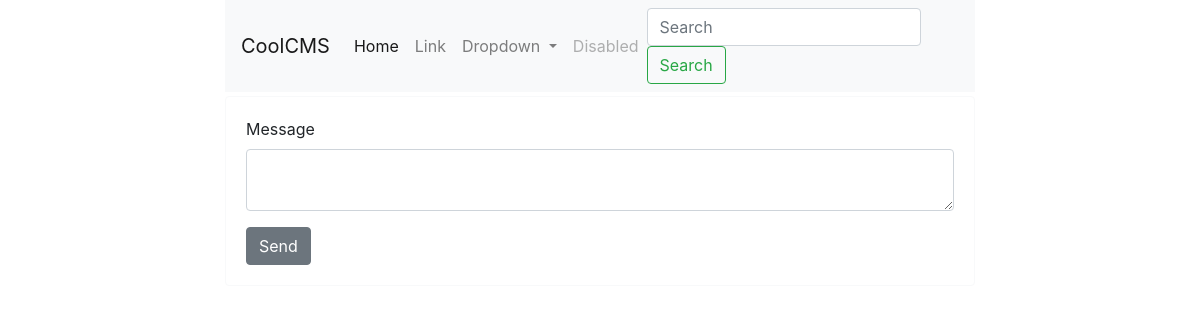
The app's page /chat.php, older data.
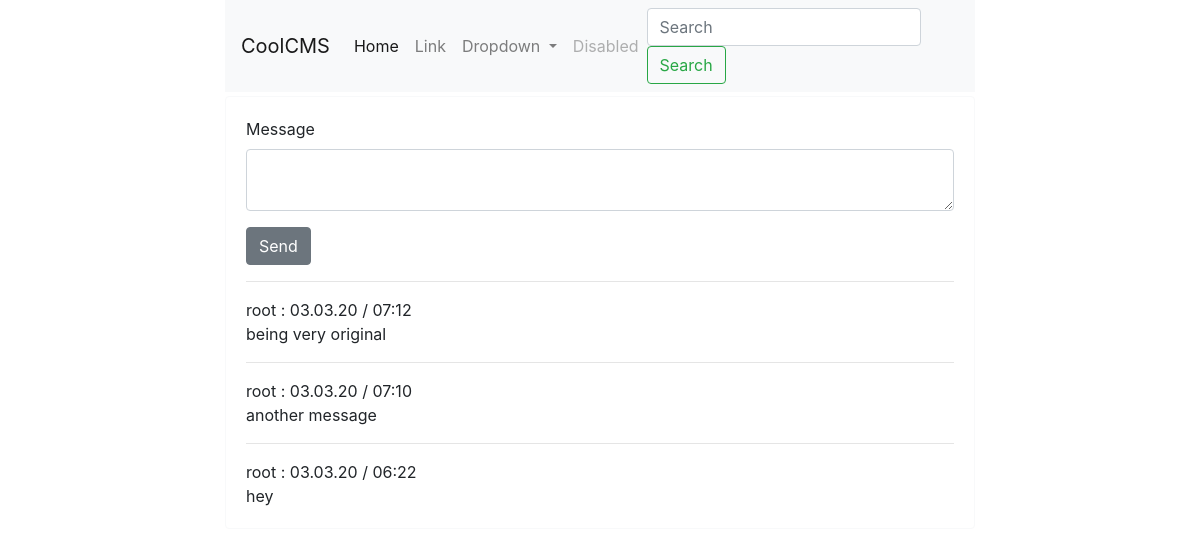
The same page, newer data.
### tables this page shows
CREATE TABLE `chat` (
  `id` int(10) UNSIGNED NOT NULL,
  `user_id` int(10) NOT NULL,
  `message` text NOT NULL,
  `time` int(10) NOT NULL
);

CREATE TABLE `users` (
  `id` int(10) UNSIGNED NOT NULL,
  `username` varchar(50) NOT NULL,
  `email` varchar(50) NOT NULL,
  `password` varchar(255) NOT NULL
);

### system.php (called while the page is built, shortened)
<?php
$config = parse_ini_file('config.ini');
$lang = parse_ini_file('language/' . $config['lang'] . '.ini');
$conn = mysqli_connect('localhost', $config['db_user'], $config['db_password'], $config['db_name']);
function username($user_id) {
    global $conn;
    $result = mysqli_query($conn, "select * from users where id = $user_id");
    $user = mysqli_fetch_assoc($result);
    return $user['username'];
}

### chat.php (the view, shortened to what this page needs)
<?php
require_once 'system.php';
require_once 'header.php';
$result = mysqli_query($conn, "select * from chat order by time desc");
?>
<div class="card border-light mt-1">
    <div class="card-body">
        <form method="post">
            <div class="form-group">
                <label for="message"><?=$lang['message']?></label>
                <textarea id="message" name="message" class="form-control"></textarea>
            </div>
            <button type="submit" class="btn btn-secondary"><?=$lang['send_button']?></button>
        </form>
        <?php foreach ($result as $post):?>
            <hr>
            <?=username($post['user_id'])?> : <?=date('d.m.y / h:i', $post['time'])?>
            <br>
            <?=$post['message']?>
        <?php endforeach;?>
    </div>
</div>
<?php
require_once 'footer.php';

### header.php (shortened to what this page needs)
<!doctype html>
<html lang="en">
<head>
    <link rel="stylesheet" href="public/bootstrap.min.css">
</head>
<body>
<nav class="navbar navbar-expand-lg navbar-light bg-light">
    <a class="navbar-brand" href="index.php">CoolCMS</a>
    <div class="collapse navbar-collapse" id="navbarSupportedContent">
        <ul class="navbar-nav mr-auto">
            <li class="nav-item active">
                <a class="nav-link" href="#">Home <span class="sr-only">(current)</span></a>
            </li>
            <li class="nav-item">
                <a class="nav-link" href="#">Link</a>
            </li>
            <li class="nav-item dropdown">
                <a class="nav-link dropdown-toggle" href="#" id="navbarDropdown" role="button" data-toggle="dropdown" aria-haspopup="true" aria-expanded="false">
                    Dropdown
                </a>
            </li>
            <li class="nav-item">
                <a class="nav-link disabled" href="#" tabindex="-1" aria-disabled="true">Disabled</a>
            </li>
        </ul>
        <form class="form-inline my-2 my-lg-0">
            <input class="form-control mr-sm-2" type="search" placeholder="Search" aria-label="Search">
            <button class="btn btn-outline-success my-2 my-sm-0" type="submit">Search</button>
        </form>
    </div>
</nav>

### footer.php (shortened to what this page needs)
</body>
</html>

### header.php (style rules this page uses)
body { max-width: 750px; margin: auto; }

Row changes from the older to the newer data that the page shows:
added chat: user.username "root", time "03.03.20 / 07:12", message "being very original"
added chat: user.username "root", time "03.03.20 / 07:10", message "another message"
added chat: user.username "root", time "03.03.20 / 06:22", message "hey"
